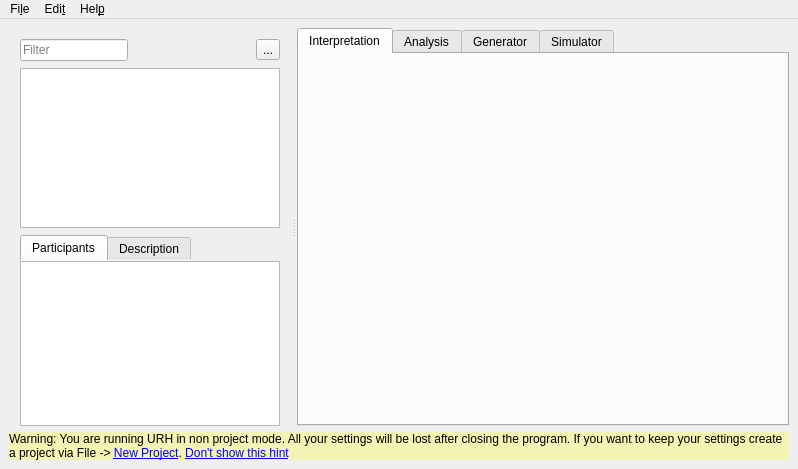
<?xml version="1.0" encoding="UTF-8"?>
<ui version="4.0">
 <class>MainWindow</class>
 <widget class="QMainWindow" name="MainWindow">
  <property name="geometry">
   <rect>
    <x>0</x>
    <y>0</y>
    <width>798</width>
    <height>469</height>
   </rect>
  </property>
  <property name="windowTitle">
   <string>Universal Radio Hacker</string>
  </property>
  <property name="windowIcon">
   <iconset resource="urh.qrc">
    <normaloff>:/icons/icons/appicon.png</normaloff>:/icons/icons/appicon.png</iconset>
  </property>
  <property name="tabShape">
   <enum>QTabWidget::Rounded</enum>
  </property>
  <property name="dockNestingEnabled">
   <bool>false</bool>
  </property>
  <widget class="QWidget" name="centralwidget">
   <layout class="QVBoxLayout" name="verticalLayout_4" stretch="100,1">
    <item>
     <widget class="QSplitter" name="splitter">
      <property name="styleSheet">
       <string notr="true">QSplitter::handle:horizontal {
margin: 4px 0px;
    background-color: qlineargradient(x1:0, y1:0, x2:0, y2:1, 
stop:0 rgba(255, 255, 255, 0), 
stop:0.5 rgba(100, 100, 100, 100), 
stop:1 rgba(255, 255, 255, 0));
image: url(:/icons/icons/splitter_handle_vertical.svg);
}</string>
      </property>
      <property name="orientation">
       <enum>Qt::Horizontal</enum>
      </property>
      <property name="handleWidth">
       <number>6</number>
      </property>
      <widget class="QWidget" name="layoutWidget">
       <layout class="QVBoxLayout" name="verticalLayout_3">
        <property name="spacing">
         <number>7</number>
        </property>
        <property name="leftMargin">
         <number>11</number>
        </property>
        <property name="topMargin">
         <number>11</number>
        </property>
        <property name="rightMargin">
         <number>11</number>
        </property>
        <property name="bottomMargin">
         <number>0</number>
        </property>
        <item>
         <layout class="QHBoxLayout" name="horizontalLayout_3">
          <item>
           <widget class="QLineEdit" name="lnEdtTreeFilter">
            <property name="sizePolicy">
             <sizepolicy hsizetype="Fixed" vsizetype="Fixed">
              <horstretch>0</horstretch>
              <verstretch>0</verstretch>
             </sizepolicy>
            </property>
            <property name="acceptDrops">
             <bool>false</bool>
            </property>
            <property name="inputMethodHints">
             <set>Qt::ImhDialableCharactersOnly</set>
            </property>
            <property name="placeholderText">
             <string>Filter</string>
            </property>
            <property name="clearButtonEnabled">
             <bool>true</bool>
            </property>
           </widget>
          </item>
          <item>
           <spacer name="horizontalSpacer">
            <property name="orientation">
             <enum>Qt::Horizontal</enum>
            </property>
            <property name="sizeHint" stdset="0">
             <size>
              <width>40</width>
              <height>20</height>
             </size>
            </property>
           </spacer>
          </item>
          <item>
           <widget class="QToolButton" name="btnFileTreeGoUp">
            <property name="text">
             <string>...</string>
            </property>
            <property name="icon">
             <iconset theme="go-up">
              <normaloff>.</normaloff>.</iconset>
            </property>
           </widget>
          </item>
         </layout>
        </item>
        <item>
         <widget class="DirectoryTreeView" name="fileTree">
          <property name="sizePolicy">
           <sizepolicy hsizetype="Minimum" vsizetype="Expanding">
            <horstretch>10</horstretch>
            <verstretch>0</verstretch>
           </sizepolicy>
          </property>
          <property name="maximumSize">
           <size>
            <width>16777215</width>
            <height>16777215</height>
           </size>
          </property>
          <property name="frameShape">
           <enum>QFrame::StyledPanel</enum>
          </property>
          <property name="autoScroll">
           <bool>true</bool>
          </property>
          <property name="dragEnabled">
           <bool>true</bool>
          </property>
          <property name="dragDropMode">
           <enum>QAbstractItemView::DragOnly</enum>
          </property>
          <property name="selectionMode">
           <enum>QAbstractItemView::ExtendedSelection</enum>
          </property>
          <property name="sortingEnabled">
           <bool>false</bool>
          </property>
          <attribute name="headerCascadingSectionResizes">
           <bool>true</bool>
          </attribute>
          <attribute name="headerStretchLastSection">
           <bool>false</bool>
          </attribute>
         </widget>
        </item>
        <item>
         <widget class="QTabWidget" name="tabWidget_Project">
          <property name="sizePolicy">
           <sizepolicy hsizetype="Expanding" vsizetype="Preferred">
            <horstretch>0</horstretch>
            <verstretch>0</verstretch>
           </sizepolicy>
          </property>
          <property name="styleSheet">
           <string notr="true">QTabWidget::pane { border: 0; }</string>
          </property>
          <property name="currentIndex">
           <number>0</number>
          </property>
          <widget class="QWidget" name="tabParticipants">
           <attribute name="title">
            <string>Participants</string>
           </attribute>
           <layout class="QHBoxLayout" name="horizontalLayout">
            <property name="leftMargin">
             <number>0</number>
            </property>
            <property name="topMargin">
             <number>0</number>
            </property>
            <property name="rightMargin">
             <number>0</number>
            </property>
            <property name="bottomMargin">
             <number>0</number>
            </property>
            <item>
             <widget class="QListView" name="listViewParticipants">
              <property name="frameShape">
               <enum>QFrame::StyledPanel</enum>
              </property>
             </widget>
            </item>
           </layout>
          </widget>
          <widget class="QWidget" name="tabDescription">
           <attribute name="title">
            <string>Description</string>
           </attribute>
           <layout class="QHBoxLayout" name="horizontalLayout_2">
            <property name="leftMargin">
             <number>0</number>
            </property>
            <property name="topMargin">
             <number>0</number>
            </property>
            <property name="rightMargin">
             <number>0</number>
            </property>
            <property name="bottomMargin">
             <number>0</number>
            </property>
            <item>
             <widget class="QTextEdit" name="textEditProjectDescription"/>
            </item>
           </layout>
          </widget>
         </widget>
        </item>
       </layout>
      </widget>
      <widget class="QTabWidget" name="tabWidget">
       <property name="sizePolicy">
        <sizepolicy hsizetype="Expanding" vsizetype="Expanding">
         <horstretch>1</horstretch>
         <verstretch>0</verstretch>
        </sizepolicy>
       </property>
       <property name="baseSize">
        <size>
         <width>0</width>
         <height>0</height>
        </size>
       </property>
       <property name="currentIndex">
        <number>0</number>
       </property>
       <widget class="QWidget" name="tab_interpretation">
        <attribute name="title">
         <string>Interpretation</string>
        </attribute>
        <layout class="QVBoxLayout" name="verticalLayout_2">
         <property name="spacing">
          <number>0</number>
         </property>
         <property name="leftMargin">
          <number>0</number>
         </property>
         <property name="topMargin">
          <number>0</number>
         </property>
         <property name="rightMargin">
          <number>0</number>
         </property>
         <property name="bottomMargin">
          <number>0</number>
         </property>
        </layout>
       </widget>
       <widget class="QWidget" name="tab_protocol">
        <attribute name="title">
         <string>Analysis</string>
        </attribute>
        <layout class="QVBoxLayout" name="verticalLayout">
         <property name="spacing">
          <number>0</number>
         </property>
         <property name="leftMargin">
          <number>0</number>
         </property>
         <property name="topMargin">
          <number>0</number>
         </property>
         <property name="rightMargin">
          <number>0</number>
         </property>
         <property name="bottomMargin">
          <number>0</number>
         </property>
        </layout>
       </widget>
       <widget class="QWidget" name="tab_generator">
        <attribute name="title">
         <string>Generator</string>
        </attribute>
        <layout class="QVBoxLayout" name="verticalLayout_5">
         <property name="spacing">
          <number>0</number>
         </property>
         <property name="leftMargin">
          <number>0</number>
         </property>
         <property name="topMargin">
          <number>0</number>
         </property>
         <property name="rightMargin">
          <number>0</number>
         </property>
         <property name="bottomMargin">
          <number>0</number>
         </property>
        </layout>
       </widget>
       <widget class="QWidget" name="tab_simulator">
        <attribute name="title">
         <string>Simulator</string>
        </attribute>
        <layout class="QVBoxLayout" name="verticalLayout_7">
         <property name="leftMargin">
          <number>0</number>
         </property>
         <property name="topMargin">
          <number>0</number>
         </property>
         <property name="rightMargin">
          <number>0</number>
         </property>
         <property name="bottomMargin">
          <number>0</number>
         </property>
        </layout>
       </widget>
      </widget>
     </widget>
    </item>
    <item>
     <widget class="QLabel" name="labelNonProjectMode">
      <property name="styleSheet">
       <string notr="true">background: rgba(255,255,0,64)</string>
      </property>
      <property name="text">
       <string>&lt;html&gt;&lt;head/&gt;&lt;body&gt;&lt;p&gt;Warning: You are running URH in non project mode. All your settings will be lost after closing the program. If you want to keep your settings create a project via File -&amp;gt; &lt;a href=&quot;open_new_project_dialog&quot;&gt;&lt;span style=&quot; text-decoration: underline; color:#0000ff;&quot;&gt;New Project&lt;/span&gt;&lt;/a&gt;. &lt;a href=&quot;dont_show_non_project_again&quot;&gt;&lt;span style=&quot; text-decoration: underline; color:#0000ff;&quot;&gt;Don't show this hint&lt;/span&gt;&lt;/a&gt;&lt;/p&gt;&lt;/body&gt;&lt;/html&gt;</string>
      </property>
      <property name="wordWrap">
       <bool>true</bool>
      </property>
     </widget>
    </item>
   </layout>
  </widget>
  <widget class="QMenuBar" name="menubar">
   <property name="geometry">
    <rect>
     <x>0</x>
     <y>0</y>
     <width>798</width>
     <height>28</height>
    </rect>
   </property>
   <widget class="QMenu" name="menuFile">
    <property name="title">
     <string>Fi&amp;le</string>
    </property>
    <widget class="QMenu" name="menuImport">
     <property name="title">
      <string>Import</string>
     </property>
     <property name="icon">
      <iconset theme="document-import">
       <normaloff>.</normaloff>.</iconset>
     </property>
     <addaction name="actionSamples_from_csv"/>
    </widget>
    <addaction name="actionNew_Project"/>
    <addaction name="actionProject_settings"/>
    <addaction name="actionSave_project"/>
    <addaction name="actionClose_project"/>
    <addaction name="separator"/>
    <addaction name="actionOpen"/>
    <addaction name="actionOpen_directory"/>
    <addaction name="menuImport"/>
    <addaction name="separator"/>
    <addaction name="actionSpectrum_Analyzer"/>
    <addaction name="actionRecord"/>
    <addaction name="actionSniff_protocol"/>
    <addaction name="separator"/>
    <addaction name="actionSaveAllSignals"/>
    <addaction name="actionCloseAllFiles"/>
    <addaction name="separator"/>
    <addaction name="actionConvert_Folder_to_Project"/>
   </widget>
   <widget class="QMenu" name="menuEdit">
    <property name="title">
     <string>Edi&amp;t</string>
    </property>
    <addaction name="actionDecoding"/>
    <addaction name="actionOptions"/>
    <addaction name="separator"/>
    <addaction name="actionShowFileTree"/>
    <addaction name="actionFullscreen_mode"/>
   </widget>
   <widget class="QMenu" name="menuHelp">
    <property name="title">
     <string>Hel&amp;p</string>
    </property>
    <addaction name="actionAbout_AutomaticHacker"/>
    <addaction name="actionAbout_Qt"/>
   </widget>
   <addaction name="menuFile"/>
   <addaction name="menuEdit"/>
   <addaction name="menuHelp"/>
  </widget>
  <action name="actionFSK">
   <property name="checkable">
    <bool>true</bool>
   </property>
   <property name="text">
    <string>Undo</string>
   </property>
  </action>
  <action name="actionOOK">
   <property name="checkable">
    <bool>true</bool>
   </property>
   <property name="checked">
    <bool>true</bool>
   </property>
   <property name="text">
    <string>Redo</string>
   </property>
  </action>
  <action name="actionPSK">
   <property name="checkable">
    <bool>true</bool>
   </property>
   <property name="text">
    <string>PSK</string>
   </property>
  </action>
  <action name="actionNone">
   <property name="checkable">
    <bool>true</bool>
   </property>
   <property name="text">
    <string>None (bei .bin)</string>
   </property>
  </action>
  <action name="actionAuto_Fit_Y">
   <property name="checkable">
    <bool>true</bool>
   </property>
   <property name="checked">
    <bool>true</bool>
   </property>
   <property name="text">
    <string>&amp;Auto Fit Y</string>
   </property>
  </action>
  <action name="actionUndo">
   <property name="icon">
    <iconset theme="edit-undo">
     <normaloff>.</normaloff>.</iconset>
   </property>
   <property name="text">
    <string>&amp;Undo</string>
   </property>
  </action>
  <action name="actionRedo">
   <property name="icon">
    <iconset theme="edit-redo">
     <normaloff>.</normaloff>.</iconset>
   </property>
   <property name="text">
    <string>&amp;Redo</string>
   </property>
  </action>
  <action name="actionShow_Confirm_Close_Dialog">
   <property name="checkable">
    <bool>true</bool>
   </property>
   <property name="checked">
    <bool>false</bool>
   </property>
   <property name="text">
    <string>&amp;Show Confirm Close Dialog</string>
   </property>
  </action>
  <action name="actionTest">
   <property name="text">
    <string>test</string>
   </property>
  </action>
  <action name="actionHold_Shift_to_Drag">
   <property name="checkable">
    <bool>true</bool>
   </property>
   <property name="checked">
    <bool>false</bool>
   </property>
   <property name="text">
    <string>&amp;Hold Shift to Drag</string>
   </property>
  </action>
  <action name="actionDocumentation">
   <property name="icon">
    <iconset theme="help-contents">
     <normaloff>.</normaloff>.</iconset>
   </property>
   <property name="text">
    <string>&amp;Documentation</string>
   </property>
   <property name="iconVisibleInMenu">
    <bool>true</bool>
   </property>
  </action>
  <action name="actionAbout_AutomaticHacker">
   <property name="icon">
    <iconset theme="help-about">
     <normaloff>.</normaloff>.</iconset>
   </property>
   <property name="text">
    <string>&amp;About Universal Radio Hacker...</string>
   </property>
   <property name="iconVisibleInMenu">
    <bool>true</bool>
   </property>
  </action>
  <action name="actionOpenSignal">
   <property name="text">
    <string>&amp;Signal</string>
   </property>
  </action>
  <action name="actionOpenProtocol">
   <property name="text">
    <string>&amp;Protocol</string>
   </property>
  </action>
  <action name="actionShow_Compare_Frame">
   <property name="checkable">
    <bool>true</bool>
   </property>
   <property name="checked">
    <bool>true</bool>
   </property>
   <property name="text">
    <string>Show &amp;Compare Frame</string>
   </property>
  </action>
  <action name="actionCloseAllFiles">
   <property name="icon">
    <iconset theme="window-close">
     <normaloff>.</normaloff>.</iconset>
   </property>
   <property name="text">
    <string>&amp;Close all files</string>
   </property>
   <property name="iconVisibleInMenu">
    <bool>true</bool>
   </property>
  </action>
  <action name="actionSaveAllSignals">
   <property name="icon">
    <iconset theme="document-save">
     <normaloff>.</normaloff>.</iconset>
   </property>
   <property name="text">
    <string>&amp;Save all signals</string>
   </property>
   <property name="iconVisibleInMenu">
    <bool>true</bool>
   </property>
  </action>
  <action name="actionSeperate_Protocols_in_Compare_Frame">
   <property name="checkable">
    <bool>true</bool>
   </property>
   <property name="checked">
    <bool>true</bool>
   </property>
   <property name="text">
    <string>Seperate &amp;Protocols in Compare Frame</string>
   </property>
  </action>
  <action name="actionOpenArchive">
   <property name="text">
    <string>&amp;Archive</string>
   </property>
  </action>
  <action name="actionOpen">
   <property name="icon">
    <iconset theme="document-open">
     <normaloff>.</normaloff>.</iconset>
   </property>
   <property name="text">
    <string>&amp;Open...</string>
   </property>
   <property name="iconVisibleInMenu">
    <bool>true</bool>
   </property>
  </action>
  <action name="actionOpen_Folder">
   <property name="icon">
    <iconset theme="folder-open">
     <normaloff>.</normaloff>.</iconset>
   </property>
   <property name="text">
    <string>Open &amp;Folder..</string>
   </property>
  </action>
  <action name="actionShow_only_Compare_Frame">
   <property name="checkable">
    <bool>true</bool>
   </property>
   <property name="checked">
    <bool>true</bool>
   </property>
   <property name="text">
    <string>Show Compare Frame only</string>
   </property>
  </action>
  <action name="actionConfigurePlugins">
   <property name="text">
    <string>Configure...</string>
   </property>
   <property name="iconVisibleInMenu">
    <bool>true</bool>
   </property>
  </action>
  <action name="actionSort_Frames_by_Name">
   <property name="text">
    <string>Sort &amp;Frames by Name</string>
   </property>
  </action>
  <action name="actionConvert_Folder_to_Project">
   <property name="text">
    <string>Conv&amp;ert Folder to Project</string>
   </property>
   <property name="iconVisibleInMenu">
    <bool>true</bool>
   </property>
  </action>
  <action name="actionDecoding">
   <property name="icon">
    <iconset resource="urh.qrc">
     <normaloff>:/icons/icons/decoding.svg</normaloff>:/icons/icons/decoding.svg</iconset>
   </property>
   <property name="text">
    <string>&amp;Decoding...</string>
   </property>
  </action>
  <action name="actionRecord">
   <property name="icon">
    <iconset theme="media-record">
     <normaloff>.</normaloff>.</iconset>
   </property>
   <property name="text">
    <string>&amp;Record signal...</string>
   </property>
   <property name="iconVisibleInMenu">
    <bool>true</bool>
   </property>
  </action>
  <action name="actionSpectrum_Analyzer">
   <property name="icon">
    <iconset resource="urh.qrc">
     <normaloff>:/icons/icons/spectrum.svg</normaloff>:/icons/icons/spectrum.svg</iconset>
   </property>
   <property name="text">
    <string>Spectrum &amp;Analyzer...</string>
   </property>
   <property name="iconVisibleInMenu">
    <bool>true</bool>
   </property>
  </action>
  <action name="actionOptions">
   <property name="icon">
    <iconset theme="configure">
     <normaloff>.</normaloff>.</iconset>
   </property>
   <property name="text">
    <string>&amp;Options...</string>
   </property>
   <property name="iconVisibleInMenu">
    <bool>true</bool>
   </property>
  </action>
  <action name="actionNew_Project">
   <property name="icon">
    <iconset theme="folder-new">
     <normaloff>.</normaloff>.</iconset>
   </property>
   <property name="text">
    <string>&amp;New Project..</string>
   </property>
  </action>
  <action name="actionSniff_protocol">
   <property name="icon">
    <iconset resource="urh.qrc">
     <normaloff>:/icons/icons/sniffer.svg</normaloff>:/icons/icons/sniffer.svg</iconset>
   </property>
   <property name="text">
    <string>Sn&amp;iff protocol...</string>
   </property>
  </action>
  <action name="actionProject_settings">
   <property name="icon">
    <iconset theme="configure">
     <normaloff>.</normaloff>.</iconset>
   </property>
   <property name="text">
    <string>&amp;Project settings...</string>
   </property>
  </action>
  <action name="actionSave_project">
   <property name="icon">
    <iconset theme="document-save">
     <normaloff>.</normaloff>.</iconset>
   </property>
   <property name="text">
    <string>Sa&amp;ve project</string>
   </property>
  </action>
  <action name="actionFullscreen_mode">
   <property name="checkable">
    <bool>true</bool>
   </property>
   <property name="text">
    <string>&amp;Fullscreen mode</string>
   </property>
  </action>
  <action name="actionOpen_directory">
   <property name="icon">
    <iconset theme="folder-open">
     <normaloff>.</normaloff>.</iconset>
   </property>
   <property name="text">
    <string>Open &amp;folder...</string>
   </property>
  </action>
  <action name="actionAbout_Qt">
   <property name="text">
    <string>About &amp;Qt</string>
   </property>
  </action>
  <action name="actionShowFileTree">
   <property name="checkable">
    <bool>true</bool>
   </property>
   <property name="text">
    <string>&amp;Show file tree</string>
   </property>
  </action>
  <action name="actionSamples_from_csv">
   <property name="icon">
    <iconset theme="text-csv">
     <normaloff>.</normaloff>.</iconset>
   </property>
   <property name="text">
    <string>IQ samples from csv</string>
   </property>
  </action>
  <action name="actionClose_project">
   <property name="icon">
    <iconset theme="document-close"/>
   </property>
   <property name="text">
    <string>Close project</string>
   </property>
  </action>
 </widget>
 <customwidgets>
  <customwidget>
   <class>DirectoryTreeView</class>
   <extends>QTreeView</extends>
   <header>urh.ui.views.DirectoryTreeView.h</header>
  </customwidget>
 </customwidgets>
 <resources>
  <include location="urh.qrc"/>
 </resources>
 <connections/>
</ui>
